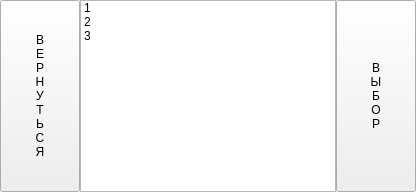
              <widget class="QWidget" name="regionsSettingsPage2">
               <layout class="QHBoxLayout" name="horizontalLayout_15" stretch="1,8,1">
                <property name="spacing">
                 <number>0</number>
                </property>
                <property name="leftMargin">
                 <number>0</number>
                </property>
                <property name="topMargin">
                 <number>0</number>
                </property>
                <property name="rightMargin">
                 <number>0</number>
                </property>
                <property name="bottomMargin">
                 <number>0</number>
                </property>
                <item>
                 <widget class="QPushButton" name="pushButton_17">
                  <property name="sizePolicy">
                   <sizepolicy hsizetype="Preferred" vsizetype="Expanding">
                    <horstretch>0</horstretch>
                    <verstretch>0</verstretch>
                   </sizepolicy>
                  </property>
                  <property name="text">
                   <string>В
Е
Р
Н
У
Т
Ь
С
Я</string>
                  </property>
                 </widget>
                </item>
                <item>
                 <widget class="QListWidget" name="regionDetailsList">
                  <item>
                   <property name="text">
                    <string>1</string>
                   </property>
                  </item>
                  <item>
                   <property name="text">
                    <string>2</string>
                   </property>
                  </item>
                  <item>
                   <property name="text">
                    <string>3</string>
                   </property>
                  </item>
                 </widget>
                </item>
                <item>
                 <widget class="QPushButton" name="pushButton_18">
                  <property name="sizePolicy">
                   <sizepolicy hsizetype="Preferred" vsizetype="Expanding">
                    <horstretch>0</horstretch>
                    <verstretch>0</verstretch>
                   </sizepolicy>
                  </property>
                  <property name="text">
                   <string>В
Ы
Б
О
Р</string>
                  </property>
                 </widget>
                </item>
               </layout>
              </widget>
